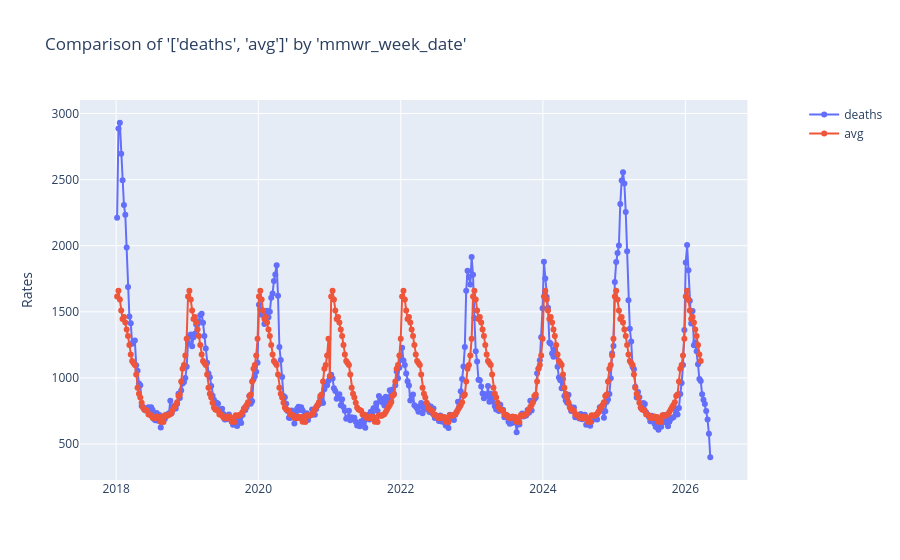

The code cell stored with this chart in its notebook:
### Code cell
cdc_flu_chart = charters.compare_rates(
    df=mcd18_weekly_pic,
    x_axis="mmwr_week_date",
    rates=["deaths", "avg"],
)
cdc_flu_chart

### Figure 1 — Plotly figure (JSON) as saved in the notebook; plotly's stock layout.template omitted (floating-point values rounded to 4 significant figures; data arrays with more than 128 entries replaced by an {"elided": "..."} marker saying what was removed)
{"data": [{"mode": "lines+markers", "name": "deaths", "type": "scatter", "x": {"elided": "436 str values"}, "xaxis": "x", "y": {"elided": "436 float values"}, "yaxis": "y"}, {"mode": "lines+markers", "name": "avg", "type": "scatter", "x": {"elided": "436 str values"}, "xaxis": "x", "y": {"elided": "436 float values"}, "yaxis": "y"}], "layout": {"title": {"text": "Comparison of '['deaths', 'avg']' by 'mmwr_week_date'"}, "xaxis": {"anchor": "y", "domain": [0, 0.94]}, "yaxis": {"anchor": "x", "domain": [0, 1], "title": {"text": "Rates"}, "type": "-"}, "yaxis2": {"anchor": "x", "overlaying": "y", "side": "right"}}}
